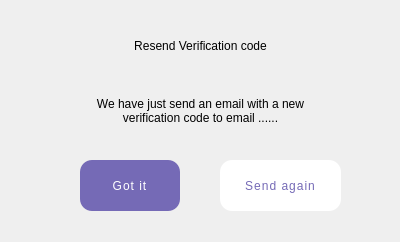
<?xml version="1.0" encoding="UTF-8"?>
<ui version="4.0">
 <class>SignupResend</class>
 <widget class="QDialog" name="SignupResend">
  <property name="geometry">
   <rect>
    <x>0</x>
    <y>0</y>
    <width>400</width>
    <height>242</height>
   </rect>
  </property>
  <property name="windowTitle">
   <string>Dialog</string>
  </property>
  <widget class="QLabel" name="text">
   <property name="geometry">
    <rect>
     <x>10</x>
     <y>90</y>
     <width>381</width>
     <height>41</height>
    </rect>
   </property>
   <property name="styleSheet">
    <string notr="true">font: 13pt &quot;Mali&quot;;</string>
   </property>
   <property name="text">
    <string>We have just send an email with a new
verification code to email ......</string>
   </property>
   <property name="alignment">
    <set>Qt::AlignCenter</set>
   </property>
  </widget>
  <widget class="QPushButton" name="sendAgainButton">
   <property name="geometry">
    <rect>
     <x>220</x>
     <y>160</y>
     <width>121</width>
     <height>51</height>
    </rect>
   </property>
   <property name="cursor">
    <cursorShape>PointingHandCursor</cursorShape>
   </property>
   <property name="styleSheet">
    <string notr="true">QPushButton {
font: 700 18pt &quot;BM Jua&quot;;
color: rgb(117, 106, 182);
background:  rgb(255, 255, 255);
border: rgb(255, 255, 255);
border-radius: 12px;
letter-spacing: 1px
}
</string>
   </property>
   <property name="text">
    <string>Send again</string>
   </property>
  </widget>
  <widget class="QLabel" name="Resend">
   <property name="geometry">
    <rect>
     <x>60</x>
     <y>20</y>
     <width>281</width>
     <height>51</height>
    </rect>
   </property>
   <property name="styleSheet">
    <string notr="true">font: 25pt &quot;BM Jua&quot;;</string>
   </property>
   <property name="text">
    <string>Resend Verification code</string>
   </property>
   <property name="alignment">
    <set>Qt::AlignCenter</set>
   </property>
  </widget>
  <widget class="QPushButton" name="gotItButton">
   <property name="geometry">
    <rect>
     <x>80</x>
     <y>160</y>
     <width>100</width>
     <height>51</height>
    </rect>
   </property>
   <property name="cursor">
    <cursorShape>PointingHandCursor</cursorShape>
   </property>
   <property name="styleSheet">
    <string notr="true">QPushButton {
font: 700 18pt &quot;BM Jua&quot;;
color: rgb(255, 255, 255);
background: rgb(117, 106, 182);
border: 1px rgb(117, 106, 182);
border-radius: 12px;
letter-spacing: 1px
}

</string>
   </property>
   <property name="text">
    <string>Got it</string>
   </property>
  </widget>
 </widget>
 <resources/>
 <connections/>
</ui>
